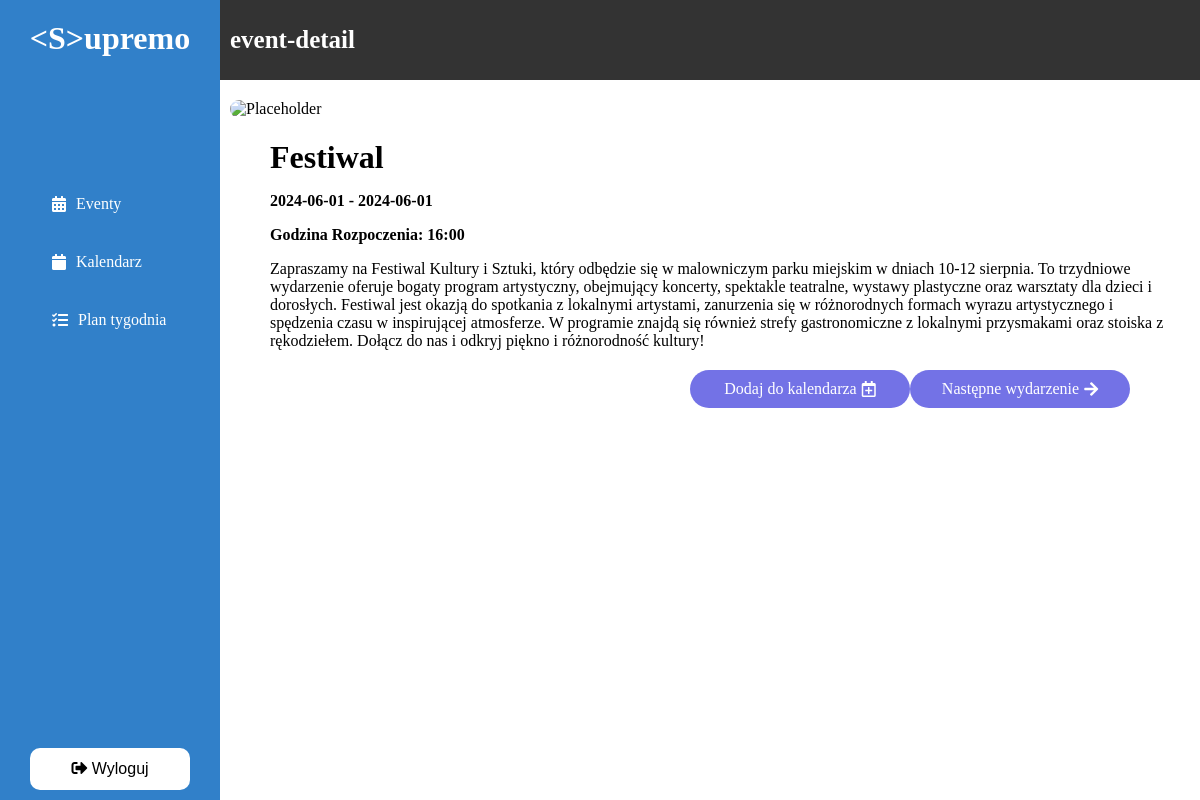
The page /event-detail.php?id=47 (signed in) on the database its author committed.
### tables this page shows
CREATE TABLE `zadania` (
  `idZadania` int(11) NOT NULL,
  `dataRozpoczecia` datetime DEFAULT NULL,
  `dataZakonczenia` datetime DEFAULT NULL,
  `tytul` varchar(100) DEFAULT NULL,
  `opis` text DEFAULT NULL,
  `czyEvent` int(11) NOT NULL DEFAULT 0
);

### event-detail.php (the view, shortened to what this page needs)
<?php
require_once './php/dbConnect.php';
require('navbar.php');
if (isset($_GET['id'])) {
    $id = intval($_GET['id']);
    $sql = "SELECT * FROM zadania WHERE idZadania = $id";
    $result = $conn->query($sql);
    if ($result->num_rows > 0) {
        $event = $result->fetch_assoc();
    } else {
        echo "Brak eventu.";
        exit;
    }
} else {
    echo "Brak Id eventu.";
    exit;
}
?>
<!DOCTYPE html>
<html lang="en">
<head>
    <link rel="stylesheet" href="css/event-detail.css">
    <link rel="stylesheet" href="https://cdnjs.cloudflare.com/ajax/libs/font-awesome/5.15.4/css/all.min.css" />
</head>
<body>
    <div class="content">
        <div class="image">
            <?php
            $title = htmlspecialchars($event['tytul']);
            $imagePath = './images/' . $title . '.jpg';
            if (file_exists($imagePath)) {
                echo '<img src="' . htmlspecialchars($imagePath) . '" alt="' . $title . '">';
            } else {
                echo '<img src="./images/default.jpg" alt="Placeholder">';
            }
            ?>
        </div>
        <h1><?php echo htmlspecialchars($event['tytul']); ?></h1>
        <p><strong><?php echo date('Y-m-d', strtotime($event['dataRozpoczecia'])) . ' - ' . date('Y-m-d', strtotime($event['dataZakonczenia'])); ?></strong></p>
        <p><strong>Godzina Rozpoczenia:</strong> <strong><?php echo date('H:i', strtotime($event['dataRozpoczecia'])); ?></strong></p>
        <p><?php echo htmlspecialchars($event['opis']); ?></p>
        <div class="button-container">
             <a href="dodaj-zadanie.php?taskDate=<?php echo htmlspecialchars(date('Y-m-d', strtotime($event['dataRozpoczecia']))); ?>" class="button">Dodaj do kalendarza <i class="far fa-calendar-plus" style="margin-left: 5px;"></i></a>
                <?php
                    $nextId = $id + 1;
                    $nextEventSql = "SELECT * FROM zadania WHERE idZadania = $nextId";
                    $nextEventResult = $conn->query($nextEventSql);
            if ($nextEventResult->num_rows > 0) {
              echo '<a href="event-detail.php?id=' . $nextId . '" class="button">Następne wydarzenie <i class="fas fa-arrow-right" style="margin-left: 5px;"></i></a>';
            }
            ?>
        </div>
    </div>
</body>
</html>

### top_navbar.php (shortened to what this page needs)
<!DOCTYPE html>
<html lang="en">
<head>
</head>
<body>
    <div class="navbar">
        <div class="navbar-brand"><?php echo str_replace('_', ' ', basename($_SERVER['SCRIPT_FILENAME'], ".php")); ?></div>
    </div>
</body>
</html>

### navbar.php (shortened to what this page needs)
<?php include('top_navbar.php');
?>
<!DOCTYPE html>
<html lang="en">
<head>
    <link rel="stylesheet" href="https://cdnjs.cloudflare.com/ajax/libs/font-awesome/5.15.4/css/all.min.css">
    <link rel="stylesheet" href="navbar.css">
</head>
<body>
    <nav>
        <div class="header">&lt;S&gt;upremo</div>
        <div class="left-nav">
            <ul>
                <li <?php if (basename($_SERVER['PHP_SELF']) == 'Eventy.php') echo 'class="active"'; ?>><a href="Eventy.php"><i class="fas fa-calendar-alt"></i> Eventy</a></li>
                <li <?php if (basename($_SERVER['PHP_SELF']) == 'Kalendarz.php') echo 'class="active"'; ?>><a href="Kalendarz.php"><i class="fas fa-calendar"></i> Kalendarz</a></li>
                <li <?php if (basename($_SERVER['PHP_SELF']) == 'plan-tygodnia.php') echo 'class="active"'; ?>><a href="plan-tygodnia.php"><i class="fas fa-tasks"></i> Plan tygodnia</a></li>
            </ul>
        </div>
        <div class="right-nav">
            <form method="post" style="display: inline;">
                <button type="submit" name="logout" class="logout-btn"><i class="fas fa-sign-out-alt"></i> Wyloguj</button>
            </form>
        </div>
    </nav>
</body>
</html>

### navbar.css (style rules this page uses)
body { margin: 0; }
.header { background-color: #3180C9; color: white; padding: 10px; text-align: center; font-weight: bold; margin: 0; font-size: 32px; }
nav { position: fixed; top: 0; left: 0; bottom: 0; display: flex; flex-direction: column; background-color: #3180C9; padding: 10px; color: white; width: 200px; align-items: center; }
nav .left-nav { margin-bottom: auto; display: flex; flex-direction: column; justify-content: center; align-items: flex-start; height: 50%; }
nav ul { list-style-type: none; margin: 0; padding: 0; display: flex; flex-direction: column; align-items: center; }
nav ul li { width: 100%; text-align: center; margin-bottom: 20px; }
nav ul li:last-child { margin-bottom: 0; }
nav ul li a { color: white; text-decoration: none; border: 2px solid transparent; border-radius: 10px; padding: 8px 20px; width: 160px; display: flex; align-items: center; justify-content: flex-start; box-sizing: border-box; text-align: left; }
nav ul li a i { margin-right: 10px; }
.logout-btn { background-color: white; border: 2px solid transparent; border-radius: 10px; color: black; padding: 10px 20px; text-align: center; text-decoration: none; display: inline-block; font-size: 16px; cursor: pointer; width: 160px; box-sizing: border-box; }

### css/event-detail.css (style rules this page uses)
body { font-family: Cambria, Cochin, Georgia, Times, 'Times New Roman', serif; color: black; margin: 0; padding: 0; box-sizing: border-box; }
.content { margin-left: 210px; padding: 20px; }
.content .image img { width: 100%; height: 400px; object-fit: cover; border-radius: 10px; }
.content h1 { margin-left: 40px; font-size: 2em; margin-bottom: 10px; }
.content p { margin-left: 40px; font-size: 1em; margin-bottom: 10px; }
.button-container { display: flex; justify-content: flex-end; margin-top: 20px; margin-right: 50px; }
.button { display: flex; justify-content: center; align-items: center; width: 200px; padding: 10px; background-color: #7372E6; color: white; text-decoration: none; border-radius: 20px; }

### top_navbar.php (style rules this page uses)
body { margin: 0; padding: 0; font-family: Arial, sans-serif; }
.navbar { height: 80px; width: calc(100% - 200px); margin-left: 200px; background-color: #333; color: #fff; padding: 10px 20px; box-sizing: border-box; display: flex; justify-content: space-between; align-items: center; }
.navbar-brand { margin-left: 10px; font-weight: bold; font-size: 25px; }

### rows shown on the page
zadania: tytul "Festiwal", dataRozpoczecia "2024-06-01", dataZakonczenia "2024-06-01", dataRozpoczecia "16:00", opis "Zapraszamy na Festiwal Kultury i Sztuki, który odbędzie się w malowniczym parku miejskim w dniach 10-12 sierpnia. To trzydniowe wydarzenie oferuje bogaty program artystyczny, obejmujący koncerty, spektakle teatralne, wystawy plastyczne oraz warsztaty dla dzieci i dorosłych. Festiwal jest okazją do spotkania z lokalnymi artystami, zanurzenia się w różnorodnych formach wyrazu artystycznego i spędzenia czasu w inspirującej atmosferze. W programie znajdą się również strefy gastronomiczne z lokalnymi przysmakami oraz stoiska z rękodziełem. Dołącz do nas i odkryj piękno i różnorodność kultury!"

### other values the page prints
str_replace('_', ' ', basename($_SERVER['SCRIPT_FILENAME'], ".php")) "event-detail"
